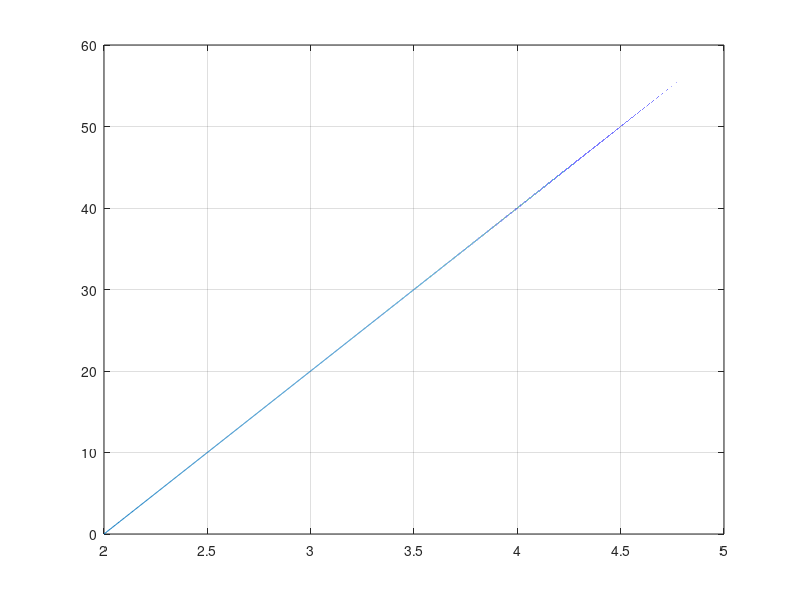

The MATLAB source for this figure:
## bode
clf;  %clear plot window

fa=100;
fb=10000;

A=@(f) 20.*log10(f./100);
f=100:1:100000;
plot(log10(f),A(f))

grid on
axis on

print -demf bodeMagnitude.emf
